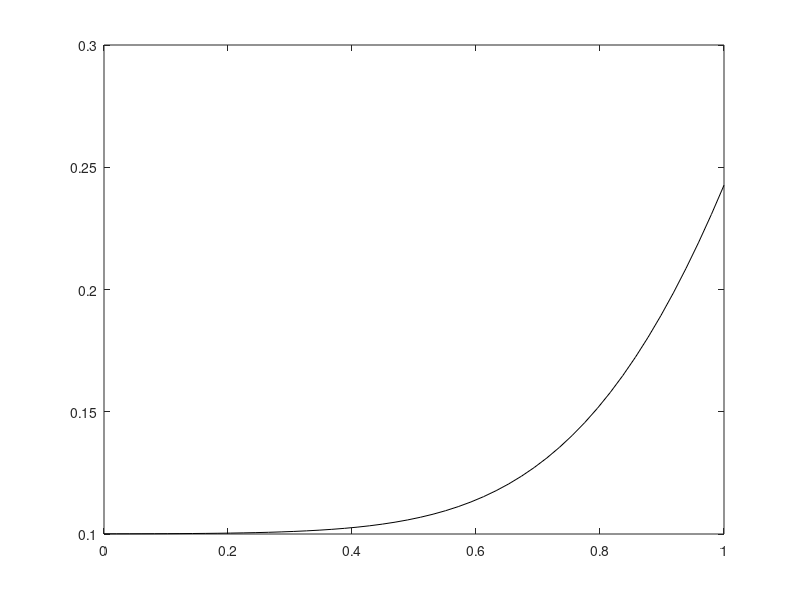

Write the MATLAB code that produced this figure. (Note: this script raises an error after producing the figure.)
clc
close all
clear all

N=50 ;
L=1 ; 
h=L/N; % meter 
chi=0.0;   
delta_t=7.08e-5; 
A=1; % 1 for cylinder,2 for sphere
Diff=7.08e-15; % m2/s
R_cons=8.314;  
Temp=300;     % Kelvin

M=1;% Diff/(R_cons*Temp);%input('Enter Constant M');
j1_1=0.0;
j1_n=-0.6168;
cn=zeros(N,1);
ck=zeros(N,1);
cn(1:N)=0.1;
ck(1:N)=0.1;
numloadSteps=500;
r=h:h:1;
R=zeros(N,1);
for j=1:numloadSteps

  %  numstep=numstep+j
  
    error=1000;
    tol=0.001;
        
while abs(error)>tol
cn_l=cn(2);
cn_r=cn(N-1)+(2*h)*j1_n/(2*chi*cn(N)*(1-cn(N))-1);
ck_l=ck(2);
ck_r=ck(N-1)+(2*h)*j1_n/(2*chi*ck(N)*(1-ck(N))-1);

R(1)=(ck(1)-cn(1))/delta_t+ ... 
    1/2*(-A/r(1)*(1-2*chi*ck(1)*(1-ck(1)))*(ck(2)-ck_l)/2/h...
    +2*chi*(1-2*ck(1))*((ck(2)-ck_l)/(2*h))^2 ...
    -(1-2*chi*ck(1)*(1-ck(1)))*((ck(2)-2*ck(1)+ck_l)/(h*h)) ...
    -A/r(1)*(1-2*chi*cn(1)*(1-cn(1)))*(cn(2)-cn_l)/2/h...
    +2*chi*(1-2*cn(1))*((cn(2)-cn_l)/(2*h))^2 ...
    -(1-2*chi*cn(1)*(1-cn(1)))*((cn(2)-2*cn(1)+cn_l)/(h*h)));

R(N)=(ck(N)-cn(N))/delta_t+ ... 
    1/2*(-A/r(N)*(1-2*chi*ck(N)*(1-ck(N)))*(ck_r-ck(N-1))/2/h...
    +2*chi*(1-2*ck(N))*((ck_r-ck(N-1))/(2*h))^2 ...
    -(1-2*chi*ck(N)*(1-ck(N)))*((ck_r-2*ck(N)+ck(N-1))/(h*h)) ...
    -A/r(N)*(1-2*chi*cn(N)*(1-cn(N)))*(cn_r-cn(N-1))/2/h...
    +2*chi*(1-2*cn(N))*((cn_r-cn(N-1))/(2*h))^2 ...
    -(1-2*chi*cn(N)*(1-cn(N)))*((cn_r-2*cn(N)+cn(N-1))/(h*h)));

for i=2:N-1
R(i)=(ck(i)-cn(i))/delta_t+ ... 
    1/2*(-A/r(i)*(1-2*chi*ck(i)*(1-ck(i)))*(ck(i+1)-ck(i-1))/2/h...
    +2*chi*(1-2*ck(i))*((ck(i+1)-ck(i-1))/(2*h))^2 ...
    -(1-2*chi*ck(i)*(1-ck(i)))*((ck(i+1)-2*ck(i)+ck(i-1))/(h*h)) ...
    -A/r(i)*(1-2*chi*cn(i)*(1-cn(i)))*(cn(i+1)-cn(i-1))/2/h...
    +2*chi*(1-2*cn(i))*((cn(i+1)-cn(i-1))/(2*h))^2 ...
    -(1-2*chi*cn(i)*(1-cn(i)))*((cn(i+1)-2*cn(i)+cn(i-1))/(h*h)));
end


for i=1:N
    if(i==1)
        center(i)=1/delta_t+1/2*(-A/r(1)*(ck(2)-ck_l)/2/h*(2*chi*(1-ck(1))) ...
        +2*chi*(-2)*(ck(2)-ck_l)/2/h+(2*chi*(1-2*ck(1)))/h/h*(ck(2)-2*ck(1)+ck_l) ...
        +(2/h/h)*(1-2*chi*ck(1)*(1-ck(1))));
    else
        if(i==N)
            center(i)=1/delta_t+1/2*(-A/r(N)*(ck_r-ck(N-1))/2/h*(2*chi*(1-ck(N))) ...
             +2*chi*(-2)*(ck_r-ck(N-1))/2/h+(2*chi*(1-2*ck(N)))/h/h*(ck_r-2*ck(N)+ck(N-1)) ...
            +(2/h/h)*(1-2*chi*ck(N)*(1-ck(N))));
        else
            center(i)=1/delta_t+1/2*(-A/r(i)*(ck(i+1)-ck(i-1))/2/h*(2*chi*(1-ck(i))) ...
             +2*chi*(-2)*(ck(i+1)-ck(i-1))/2/h+(2*chi*(1-2*ck(i)))/h/h*(ck(i+1)-2*ck(i)+ck(i-1)) ...
             +(2/h/h)*(1-2*chi*ck(i)*(1-ck(i))));
        end
    end
    
end
for i=1:N-1
    if(i==1)
        up(i)=1/2*(-A/r(1)/(2*h)*(1-2*chi*ck(1)*(1-ck(1)))+2*chi*2*(1-2*ck(1))/(2*h)*(ck(2)-ck_l)/(2*h) ...
       -(1-2*chi*ck(1)*(1-ck(1)))/(h*h));
    else
        up(i)=1/2*(-A/r(i)/(2*h)*(1-2*chi*ck(i)*(1-ck(i)))+2*chi*2*(1-2*ck(i))/(2*h)*(ck(i+1)-ck(i-1))/(2*h) ...
       -(1-2*chi*ck(i)*(1-ck(i)))/(h*h));
    end
end
for i=2:N
    if(i==N)
       down(i)=1/2*(-A/r(i)*(1-2*chi*ck(i)*(1-ck(i)))*(-1/2/h)+2*chi*(1-2*ck(i))/(h)*(-1/2/h) ...
        *(ck_r-ck(i-1))-(1-2*chi*ck(i)*(1-ck(i)))/(h*h));
    else
        down(i)=1/2*(-A/r(i)*(1-2*chi*ck(i)*(1-ck(i)))*(-1/2/h)+2*chi*(1-2*ck(i))/(h)*(-1/2/h) ...
        *(ck(i+1)-ck(i-1))-(1-2*chi*ck(i)*(1-ck(i)))/(h*h));
    end
end
down1(1:N-1)=down(2:N);
K=diag(center)+diag(down1,-1)+diag(up,1);
dck=-inv(K)*R;
ck=ck+dck;
sumdC=0.0;
sumC=0.0;

for i=1:N
sumdC=sumdC+dck(i)*dck(i);
sumC=sumC+ck(i)*ck(i);
end
error=sqrt(sumdC/sumC);
fprintf('error=%f\n',error);

end

fprintf('Numloadsteps=%d\n',j)

cn=ck;

end

 x1=0:1.0e-6/(N-1):1e-6;
 t=0;
 q=-1e-4;
 delta_t=0.01;
 time=delta_t:delta_t:numloadSteps;
 for i=numloadSteps
      t=time(i);
 X=x1./(2*sqrt(Diff*t));
 X1=2*sqrt(t/pi)*exp(-x1.^2/(4*Diff*t));
 X2=(x1./sqrt(Diff)).*erfc(X);
 Y = (-q/sqrt(Diff))*(X1-X2);

 %plot(0.01:0.01:1.0,C(i,1:length(cn)),'-b','linewidth',2); hold on;
 %hold on
 end
 
 Y=sort(Y,'ascend');
 figure('Name','compare')
% plot(x1/1.0e-6,Y/22900,'or','DisplayName','exact'); hold on;
 plot(x1/1.0e-6,cn,'-k','DisplayName','combined 2nd order');hold on;
 s=sep();

 function s=sep()
 
     N=50 ;
     L=1 ;
     h=L/N; % meter
     chi=0.0;
     delta_t=7.08e-5;
     A=1; % 1 for cylinder,2 for sphere
     Diff=7.08e-15; % m2/s
     R_cons=8.314;
     Temp=300;     % Kelvin

     M=1;% Diff/(R_cons*Temp);%input('Enter Constant M');
     Jp=-0.6168;
     Jdd_1=0.0;
     Jdd_n=0.0;
     cn=zeros(N+4,1);
     ck=zeros(N+4,1);
     CN=zeros(N,1);
     CK=zeros(N,1);
     cn(3:N+2)=0.1;
     ck(3:N+2)=0.1;
     CK=ck(3:N+2);
     CN=cn(3:N+2);
     ka=0.00;
     numloadSteps=500;
     r(3:N+2)=h:h:1;
     R=zeros(N,1);
     for j=1:numloadSteps

         %  numstep=numstep+j

         error=1000;
         tol=0.001;

         while error>tol


             cn(2)=cn(4);
             ck(2)=ck(4);
             cn(1)=cn(5)-2*cn(4)+2*cn(2)-Jdd_1*2*h^3;
             ck(1)=ck(5)-2*ck(4)+2*ck(2)-Jdd_1*2*h^3;

             cn(N+3)=cn(N+1)-2*h*Jp/(1-2*chi*cn(N+2)*(1-cn(N+2)));
             cn(N+4)=cn(N)-2*cn(N+1)+2*cn(N+3)+Jdd_n*2*h^3;

             ck(N+3)=ck(N+1)-2*h*Jp/(1-2*chi*ck(N+2)*(1-ck(N+2)));
             ck(N+4)=ck(N)-2*ck(N+1)+2*ck(N+3)+Jdd_n*2*h^3;


             for i=3:N+2
                 Rc(i)=(ck(i)-cn(i))/delta_t- ...
                     1/2*((mu(chi,ck(i+1),ck(i+2),ck(i),ka,h)-mu(chi,ck(i-1),ck(i),ck(i-2),ka,h))/(2*h)*(1+A*ck(i)*...
                     (1-ck(i))/r(i))-2*ck(i)*(ck(i+1)-ck(i-1))*(mu(chi,ck(i+1),ck(i+2),ck(i),ka,h)-mu(chi,ck(i-1),ck(i),ck(i-2),ka,h))/(4*h*h)...
                     +(ck(i)-ck(i)*ck(i))/(h*h)*(mu(chi,ck(i+1),ck(i+2),ck(i),ka,h)-2*mu(chi,ck(i),ck(i+1),ck(i-1),ka,h)+mu(chi,ck(i-1),ck(i),ck(i-2),ka,h))...
                     +(mu(chi,cn(i+1),cn(i+2),cn(i),ka,h)-mu(chi,cn(i-1),cn(i),cn(i-2),ka,h))/(2*h)*(1+A*cn(i)*...
                     (1-cn(i))/r(i))-2*cn(i)*(cn(i+1)-cn(i-1))*(mu(chi,cn(i+1),cn(i+2),cn(i),ka,h)-mu(chi,cn(i-1),cn(i),cn(i-2),ka,h))/(4*h*h)...
                     +(cn(i)-cn(i)*cn(i))/(h*h)*(mu(chi,cn(i+1),cn(i+2),cn(i),ka,h)-2*mu(chi,cn(i),cn(i+1),cn(i-1),ka,h)+mu(chi,cn(i-1),cn(i),cn(i-2),ka,h)));
             end
             R(1:N)=Rc(3:N+2);
             for i=3:N+2
                 center_diag(i)=1/delta_t-1/2*((mu(chi,ck(i+1),ck(i+2),ck(i),ka,h)-mu(chi,ck(i-1),ck(i),ck(i-2),ka,h))/(2*h*r(i))*A*(1-2*ck(i))...
                     -2*(ck(i+1)-ck(i-1))*(mu(chi,ck(i+1),ck(i+2),ck(i),ka,h)-mu(chi,ck(i-1),ck(i),ck(i-2),ka,h))/(4*h*h)+(1-2*ck(i))/(h*h)*...
                     (mu(chi,ck(i+1),ck(i+2),ck(i),ka,h)-2*mu(chi,ck(i),ck(i+1),ck(i-1),ka,h)+mu(chi,ck(i-1),ck(i),ck(i-2),ka,h)));

             end
             center(1:N)=center_diag(3:N+2);
             for i=3:N-1+2
                 upper_diag(i)=1/(4*h*h)*(ck(i)*(mu(chi,ck(i+1),ck(i+2),ck(i),ka,h)-mu(chi,ck(i-1),ck(i),ck(i-2),ka,h)));
             end
             upper(1:N-1)=upper_diag(3:N+1);
             for i=4:N+2
                 lower_diag(i)=(-1)/(4*h*h)*(ck(i)*(mu(chi,ck(i+1),ck(i+2),ck(i),ka,h)-mu(chi,ck(i-1),ck(i),ck(i-2),ka,h)));
             end
             lower(1:N-1)=lower_diag(4:N+2);
             K=diag(center)+diag(lower,-1)+diag(upper,1);
             dck=-inv(K)*R;
             CK=CK+dck;
             ck(3:N+2)=CK;

             sumdC=0.0;
             sumC=0.0;

             for i=1:N
                 sumdC=sumdC+dck(i)*dck(i);
                 sumC=sumC+CK(i)*CK(i);
             end
             error=sqrt(sumdC/sumC);


         end

         fprintf('Numloadsteps=%d\n',j)

         CN=CK;
         cn(3:N+2)=CN;
     end

    x1=0:1.0e-6/(N-1):1e-6;
     plot(x1/1.0e-6,CN,'-r');
     legend('show','DisplayName','separate variables')
     s=1;
 end
 function u=mu(chi,c,a,b,ka,h)
 u=chi*(1-2*c)+log(c/(1-c))-ka*((a+b-2*c)/(2*h));
 end
 